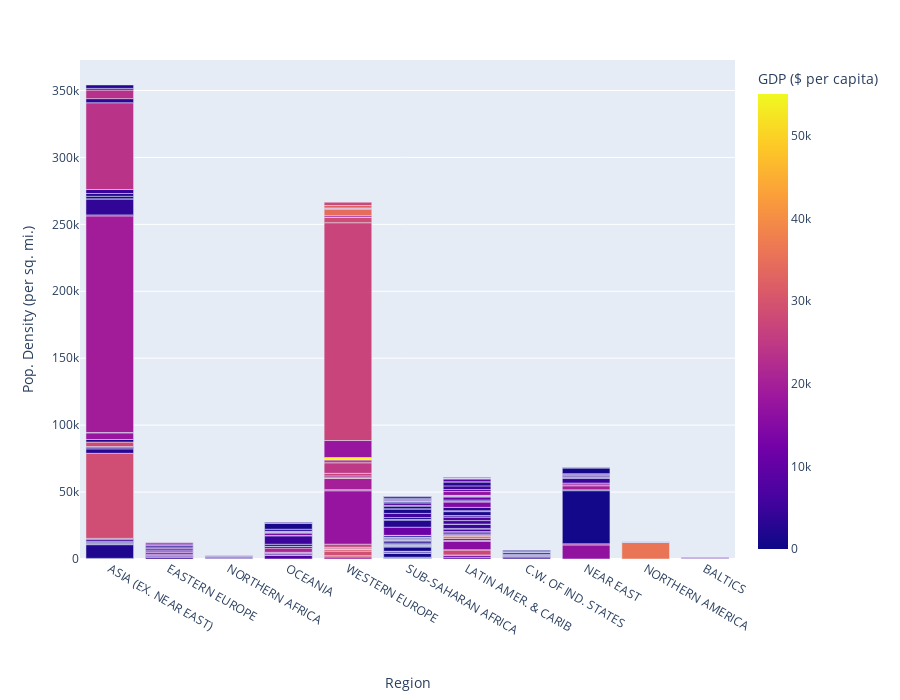

Notebook code cell kept with this figure:
### Code cell
px.bar(data, x="Region", y="Pop. Density (per sq. mi.)", hover_name="Country", color="GDP ($ per capita)", height=700)

### Figure 1 — Plotly figure (JSON) as saved in the notebook; plotly's stock layout.template omitted (floating-point values rounded to 4 significant figures; data arrays with more than 128 entries replaced by an {"elided": "..."} marker saying what was removed)
{"data": [{"alignmentgroup": "True", "hovertemplate": "<b>%{hovertext}</b><br><br>Region=%{x}<br>Pop. Density (per sq. mi.)=%{y}<br>GDP ($ per capita)=%{marker.color}<extra></extra>", "hovertext": {"elided": "227 str values"}, "legendgroup": "", "marker": {"color": {"elided": "227 int values"}, "coloraxis": "coloraxis"}, "name": "", "offsetgroup": "", "orientation": "v", "showlegend": false, "textposition": "auto", "type": "bar", "x": {"elided": "227 str values"}, "xaxis": "x", "y": {"elided": "227 str values"}, "yaxis": "y"}], "layout": {"barmode": "relative", "coloraxis": {"colorbar": {"title": {"text": "GDP ($ per capita)"}}, "colorscale": [[0, "#0d0887"], [0.1111, "#46039f"], [0.2222, "#7201a8"], [0.3333, "#9c179e"], [0.4444, "#bd3786"], [0.5556, "#d8576b"], [0.6667, "#ed7953"], [0.7778, "#fb9f3a"], [0.8889, "#fdca26"], [1, "#f0f921"]]}, "height": 700, "legend": {"tracegroupgap": 0}, "margin": {"t": 60}, "xaxis": {"anchor": "y", "domain": [0, 1], "title": {"text": "Region"}}, "yaxis": {"anchor": "x", "domain": [0, 1], "title": {"text": "Pop. Density (per sq. mi.)"}}}}
